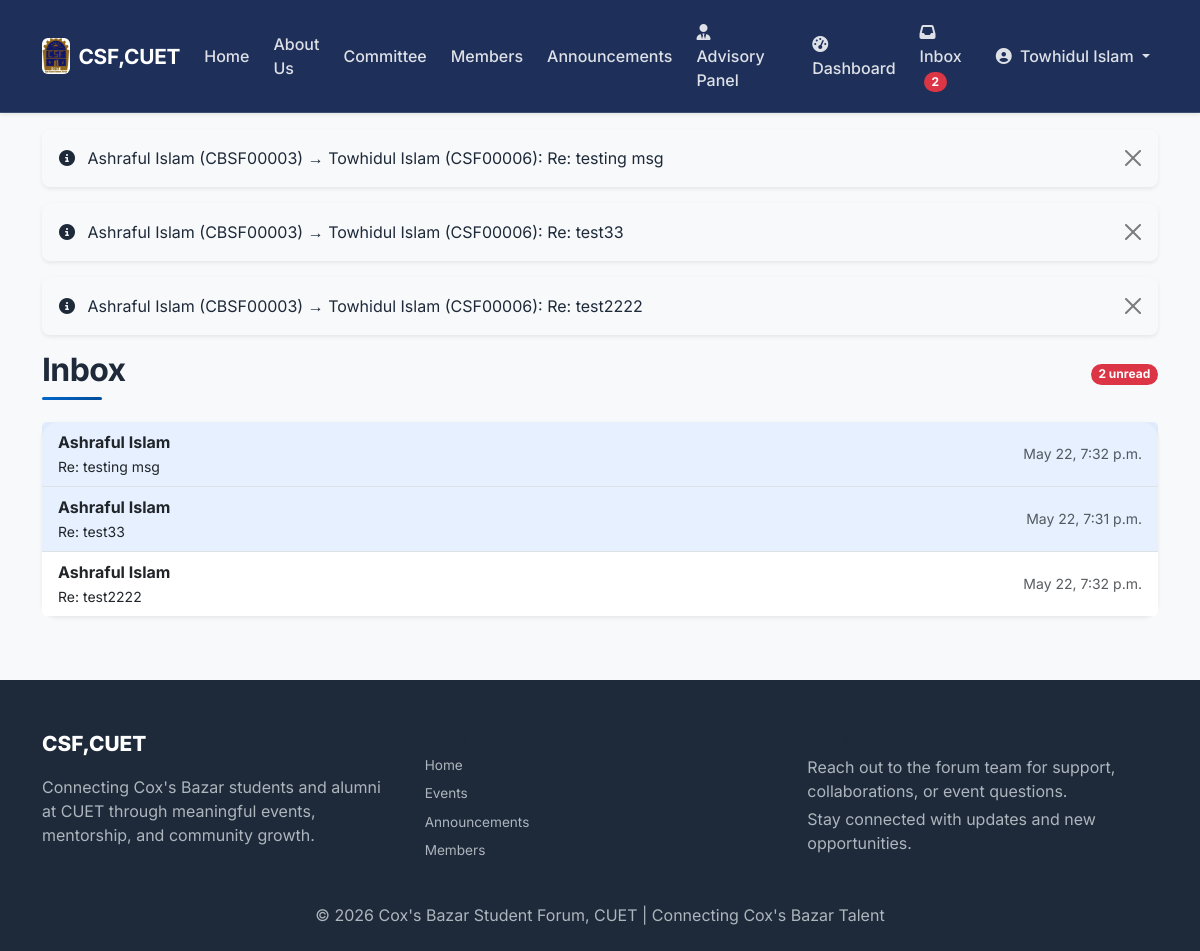
Before: /inbox/ (signed in) with the older database file.
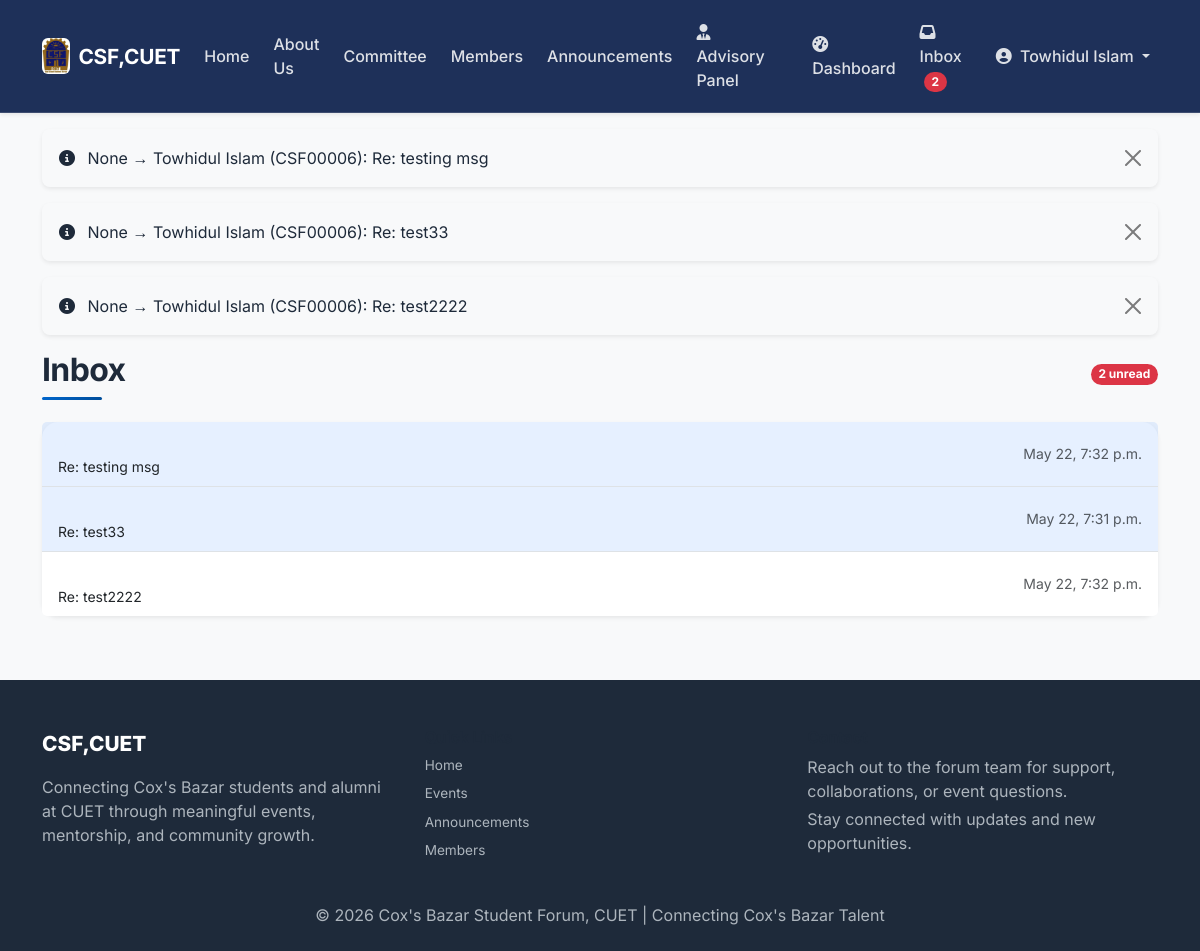
After: the same page with the newer database file.
### core/models.py (models this page shows, shortened)
class Message(models.Model):
    sender = models.ForeignKey(User, on_delete=models.SET_NULL, null=True, related_name='sent_messages')
    recipient = models.ForeignKey(User, on_delete=models.SET_NULL, null=True, related_name='received_messages')
    subject = models.CharField(max_length=200)
    body = models.TextField()
    is_read = models.BooleanField(default=False)
    created_at = models.DateTimeField(auto_now_add=True)
    class Meta:
        ordering = ['is_read', '-created_at']
    def __str__(self):
        return f"{self.sender} → {self.recipient}: {self.subject[:30]}"

class User(AbstractBaseUser, PermissionsMixin):
    ROLE_CHOICES = [('member', 'Member'), ('admin', 'Admin')]
    STATUS_CHOICES = [('pending', 'Pending Approval'), ('active', 'Active'), ('inactive', 'Inactive')]
    BLOOD_GROUPS = [('A+','A+'),('A-','A-'),('B+','B+'),('B-','B-'),('AB+','AB+'),('AB-','AB-'),('O+','O+'),('O-','O-')]
    GENDER_CHOICES = [('Male','Male'),('Female','Female'),('Other','Other')]
    UPAZILA_CHOICES = [
        ('Cox\'s Bazar Sadar', "Cox's Bazar Sadar"),
        ('Teknaf', 'Teknaf'),
        ('Ukhiya', 'Ukhiya'),
        ('Chakaria', 'Chakaria'),
        ('Ramu', 'Ramu'),
        ('Pekua', 'Pekua'),
        ('Maheshkhali', 'Maheshkhali'),
        ('Kutubdia', 'Kutubdia'),
        ('Eidgaon', 'Eidgaon'),
        ('Other', 'Other'),
    ]
    id = models.AutoField(primary_key=True)
    serial_no = models.CharField(max_length=20, unique=True, blank=True, null=True)
    full_name = models.CharField(max_length=200)
    email = models.EmailField(unique=True)
    batch = models.IntegerField(null=True, blank=True)
    department = models.ForeignKey(Department, on_delete=models.SET_NULL, null=True)
    blood_group = models.CharField(max_length=3, choices=BLOOD_GROUPS)
    gender = models.CharField(max_length=10, choices=GENDER_CHOICES)
    phone = models.CharField(max_length=15)
    address = models.TextField(blank=True)
    dob = models.DateField(null=True, blank=True)
    profile_photo = models.ImageField(upload_to='profile_photos/', null=True, blank=True)
    upazila = models.CharField(max_length=100, choices=UPAZILA_CHOICES, blank=True)
    linkedin = models.URLField(blank=True)
    facebook = models.URLField(blank=True)
    twitter = models.URLField(blank=True)
    instagram = models.URLField(blank=True)
    company = models.CharField(max_length=150, blank=True)
    designation = models.CharField(max_length=100, blank=True)
    work_address = models.TextField(blank=True)
    status = models.CharField(max_length=10, choices=STATUS_CHOICES, default='pending')
    role = models.CharField(max_length=10, choices=ROLE_CHOICES, default='member')
    date_joined = models.DateTimeField(default=timezone.now)
    is_active = models.BooleanField(default=True)
    is_staff = models.BooleanField(default=False)
    objects = UserManager()
    USERNAME_FIELD = 'email'
    REQUIRED_FIELDS = ['full_name']
    def __str__(self):
        return f"{self.full_name} ({self.serial_no or 'Pending'})"

### core/views.py (the view)
@login_required
def inbox(request):
    received_messages = request.user.received_messages.all()
    unread_count = received_messages.filter(is_read=False).count()
    return render(request, 'core/inbox.html', {
        'messages': received_messages,
        'unread_count': unread_count,
    })

### core/templates/core/inbox.html (shortened to what this page needs)
{% extends 'core/base.html' %}
{% block content %}
<div class="container">
    <div class="d-flex justify-content-between align-items-center mb-4">
        <h2 class="section-title">Inbox</h2>
        {% if unread_count > 0 %}
            <span class="badge bg-danger rounded-pill">{{ unread_count }} unread</span>
        {% endif %}
    </div>
    <div class="card shadow-sm border-0 rounded-4">
        <div class="list-group list-group-flush">
            {% for msg in messages %}
            <a href="{% url 'core:view_message' msg.id %}" class="list-group-item list-group-item-action d-flex justify-content-between align-items-center {% if not msg.is_read %}bg-primary bg-opacity-10{% endif %}">
                <div>
                    <strong>{{ msg.sender.full_name }}</strong><br>
                    <small>{{ msg.subject }}</small>
                </div>
                <small class="text-muted">{{ msg.created_at|date:"M d, g:i a" }}</small>
            </a>
            {% empty %}
            <div class="p-4 text-center text-muted">Your inbox is empty.</div>
            {% endfor %}
        </div>
    </div>
</div>
{% endblock %}

### core/templates/core/base.html (shortened to what the changed rows need)
<!DOCTYPE html>
<html lang="en">
<head>
    {% load static %}
    <link href="https://cdn.jsdelivr.net/npm/bootstrap@5.3.0/dist/css/bootstrap.min.css" rel="stylesheet">
    <link rel="stylesheet" href="https://cdnjs.cloudflare.com/ajax/libs/font-awesome/6.4.0/css/all.min.css">
    <link rel="stylesheet" href="{% static 'core/css/style.css' %}">
</head>
<body>
    <main class="main-content">
        {% if messages %}
            <div class="container mt-3">
                {% for message in messages %}
                    <div class="alert alert-{{ message.tags }} alert-dismissible fade show shadow-sm rounded-3" role="alert">
                        <i class="fas fa-{% if message.tags == 'success' %}check-circle{% elif message.tags == 'error' %}exclamation-circle{% else %}info-circle{% endif %} me-2"></i>
                        {{ message }}
                        <button type="button" class="btn-close" data-bs-dismiss="alert" aria-label="Close"></button>
                    </div>
                {% endfor %}
            </div>
        {% endif %}
        {% block content %}{% endblock %}
    </main>
</body>
</html>

Changed rows visible on the page:
changed Message "Re: testing msg": sender+recipient+subject "Ashraful Islam (CBSF00003) → Towhidul Islam (CSF00006): Re: testing msg" → "None → Towhidul Islam (CSF00006): Re: testing msg"; sender.full_name "Ashraful Islam" → (not shown)
changed Message "Re: test33": sender+recipient+subject "Ashraful Islam (CBSF00003) → Towhidul Islam (CSF00006): Re: test33" → "None → Towhidul Islam (CSF00006): Re: test33"; sender.full_name "Ashraful Islam" → (not shown)
changed Message "Re: test2222": sender+recipient+subject "Ashraful Islam (CBSF00003) → Towhidul Islam (CSF00006): Re: test2222" → "None → Towhidul Islam (CSF00006): Re: test2222"; sender.full_name "Ashraful Islam" → (not shown)
